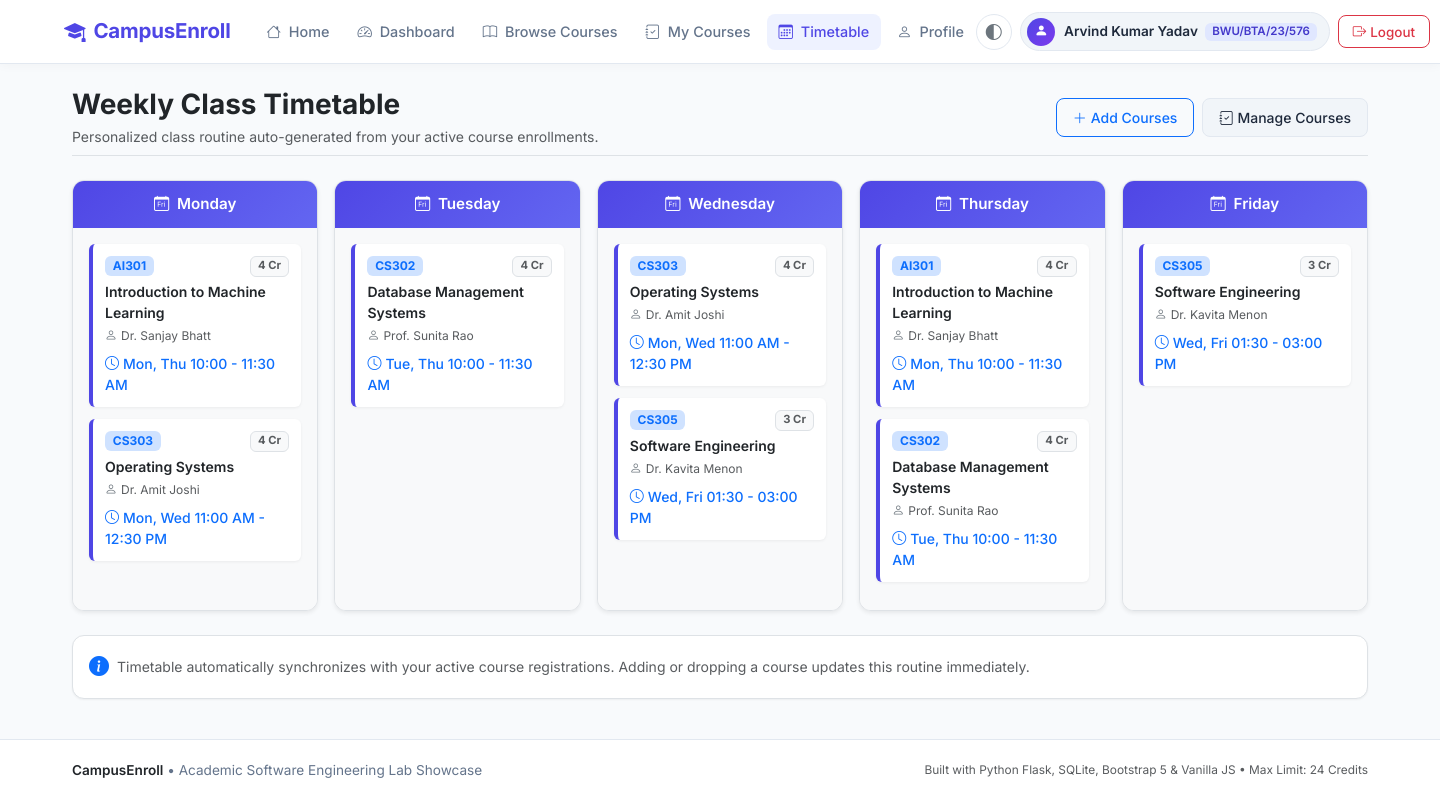
The page /timetable (signed in) on the database its author committed.
### tables this page shows
CREATE TABLE students (
    id INTEGER PRIMARY KEY AUTOINCREMENT,
    student_id TEXT UNIQUE NOT NULL,
    name TEXT NOT NULL,
    email TEXT UNIQUE NOT NULL,
    password TEXT NOT NULL,
    department TEXT NOT NULL,
    semester INTEGER NOT NULL,
    phone TEXT
);

CREATE TABLE courses (
    id INTEGER PRIMARY KEY AUTOINCREMENT,
    course_code TEXT UNIQUE NOT NULL,
    course_name TEXT NOT NULL,
    department TEXT NOT NULL,
    semester INTEGER NOT NULL,
    credits INTEGER NOT NULL CHECK(credits > 0),
    faculty TEXT NOT NULL,
    max_seats INTEGER NOT NULL CHECK(max_seats > 0),
    available_seats INTEGER NOT NULL CHECK(available_seats >= 0),
    schedule TEXT NOT NULL
);

### app.py (the view)
@app.route('/timetable')
@student_required
def timetable():
    student_id = session['user_id']
    conn = get_db()
    courses = conn.execute("""
        SELECT c.*
        FROM courses c
        JOIN registrations r ON c.id = r.course_id
        WHERE r.student_id = ?
        ORDER BY c.schedule
    """, (student_id,)).fetchall()
    conn.close()
    days_map = {
        'Monday': ['Mon', 'Monday'],
        'Tuesday': ['Tue', 'Tuesday'],
        'Wednesday': ['Wed', 'Wednesday'],
        'Thursday': ['Thu', 'Thursday'],
        'Friday': ['Fri', 'Friday']
    }
    weekly_schedule = {day: [] for day in days_map}
    for course in courses:
        schedule_text = course['schedule']
        for day, keywords in days_map.items():
            if any(k in schedule_text for k in keywords):
                time_slot = schedule_text
                weekly_schedule[day].append({
                    'code': course['course_code'],
                    'name': course['course_name'],
                    'faculty': course['faculty'],
                    'credits': course['credits'],
                    'time': time_slot
                })
    return render_template('timetable.html', weekly_schedule=weekly_schedule, courses_count=len(courses))

### app.py (called while the page is built)
@app.after_request
def apply_security_headers(response):
    response.headers['X-Content-Type-Options'] = 'nosniff'
    response.headers['X-Frame-Options'] = 'SAMEORIGIN'
    response.headers['X-XSS-Protection'] = '1; mode=block'
    return response

def get_db():
    conn = sqlite3.connect(DB_PATH)
    conn.row_factory = sqlite3.Row
    conn.execute("PRAGMA foreign_keys = ON")
    return conn

def student_required(f):
    @wraps(f)
    def decorated_function(*args, **kwargs):
        if 'user_id' not in session or session.get('role') != 'student':
            flash('Please log in as a student to access this page.', 'warning')
            return redirect(url_for('login'))
        return f(*args, **kwargs)
    return decorated_function

### templates/timetable.html (shortened to what this page needs)
{% extends 'base.html' %}
{% block content %}
<div class="d-flex flex-column flex-md-row justify-content-between align-items-md-center mb-3 mb-md-4 pb-2 border-bottom">
    <div class="mb-2 mb-md-0">
        <h2 class="fw-bold text-dark mb-1 fs-3 fs-md-2">Weekly Class Timetable</h2>
        <p class="text-muted mb-0 small">Personalized class routine auto-generated from your active course enrollments.</p>
    </div>
    <div class="d-flex flex-column flex-sm-row gap-2">
        <a href="{{ url_for('browse_courses') }}" class="btn btn-outline-primary btn-sm">
            <i class="bi bi-plus-lg me-1"></i> Add Courses
        </a>
        <a href="{{ url_for('my_courses') }}" class="btn btn-secondary btn-sm">
            <i class="bi bi-journal-check me-1"></i> Manage Courses
        </a>
    </div>
</div>
{% if courses_count == 0 %}
    <div class="app-card p-4 p-md-5 text-center shadow-sm">
        <div class="mb-3 text-muted">
            <i class="bi bi-calendar-x display-4 text-warning"></i>
        </div>
        <h4 class="fw-bold text-dark">No Scheduled Classes</h4>
        <p class="text-muted mb-4 small">You have not registered for any courses yet. Once registered, your weekly routine will appear here.</p>
        <a href="{{ url_for('browse_courses') }}" class="btn btn-primary px-4 py-2">
            <i class="bi bi-book me-1"></i> Browse &amp; Register Courses
        </a>
    </div>
{% else %}
    <div class="row g-2 g-md-3" id="timetableGrid">
        {% set days = ['Monday', 'Tuesday', 'Wednesday', 'Thursday', 'Friday'] %}
        {% for day in days %}
            <div class="col-12 col-lg timetable-day-col" data-day="{{ day }}">
                <div class="app-card h-100 shadow-sm border">
                    <div class="timetable-day-header">
                        <i class="bi bi-calendar-day me-1"></i> {{ day }}
                    </div>
                    <div class="p-2 p-md-3 bg-light h-100">
                        {% if weekly_schedule[day] %}
                            {% for item in weekly_schedule[day] %}
                                <div class="timetable-card">
                                    <div class="d-flex justify-content-between align-items-center mb-1">
                                        <span class="badge bg-primary-subtle text-primary fw-bold">{{ item.code }}</span>
                                        <span class="badge bg-light text-muted border" style="font-size: 0.7rem;">{{ item.credits }} Cr</span>
                                    </div>
                                    <div class="fw-semibold text-dark small mb-1">{{ item.name }}</div>
                                    <div class="text-muted" style="font-size: 0.75rem;">
                                        <i class="bi bi-person text-secondary me-1"></i>{{ item.faculty }}
                                    </div>
                                    <div class="text-primary mt-2 small fw-medium">
                                        <i class="bi bi-clock me-1"></i>{{ item.time }}
                                    </div>
                                </div>
                            {% endfor %}
                        {% else %}
                            <div class="text-center py-3 py-md-4 text-muted small">
                                <i class="bi bi-cup-hot display-6 text-secondary opacity-50 d-block mb-1"></i>
                                <span>No classes scheduled</span>
                            </div>
                        {% endif %}
                    </div>
                </div>
            </div>
        {% endfor %}
    </div>
    <div class="app-card p-3 mt-4 bg-white border">
        <div class="d-flex align-items-center gap-2 text-muted small">
            <i class="bi bi-info-circle-fill text-primary fs-5 flex-shrink-0"></i>
            <span>
                Timetable automatically synchronizes with your active course registrations. Adding or dropping a course updates this routine immediately.
            </span>
        </div>
    </div>
{% endif %}
{% endblock %}

### templates/base.html (shortened to what this page needs)
<!DOCTYPE html>
<html lang="en">
<head>
    <link href="https://cdn.jsdelivr.net/npm/bootstrap@5.3.3/dist/css/bootstrap.min.css" rel="stylesheet">
    <link href="https://cdn.jsdelivr.net/npm/bootstrap-icons@1.11.3/font/bootstrap-icons.min.css" rel="stylesheet">
    <link rel="stylesheet" href="{{ url_for('static', filename='css/style.css') }}">
</head>
<body>
    <nav class="navbar navbar-expand-lg navbar-custom sticky-top">
        <div class="container-fluid px-3 px-md-4 px-xl-5">
            <a class="navbar-brand me-3 me-xl-4" href="{{ url_for('index') }}">
                <i class="bi bi-mortarboard-fill"></i>
                <span>CampusEnroll</span>
            </a>
            <div class="collapse navbar-collapse" id="navbarContent">
                <ul class="navbar-nav me-auto mb-2 mb-lg-0 gap-1">
                    <li class="nav-item">
                        <a class="nav-link {% if request.endpoint == 'index' %}active{% endif %}" href="{{ url_for('index') }}">
                            <i class="bi bi-house me-1"></i> Home
                        </a>
                    </li>
                    {% if current_user.is_logged_in and current_user.role == 'student' %}
                        <li class="nav-item">
                            <a class="nav-link {% if request.endpoint == 'dashboard' %}active{% endif %}" href="{{ url_for('dashboard') }}">
                                <i class="bi bi-speedometer2 me-1"></i> Dashboard
                            </a>
                        </li>
                        <li class="nav-item">
                            <a class="nav-link {% if request.endpoint == 'browse_courses' %}active{% endif %}" href="{{ url_for('browse_courses') }}">
                                <i class="bi bi-book me-1"></i> Browse Courses
                            </a>
                        </li>
                        <li class="nav-item">
                            <a class="nav-link {% if request.endpoint == 'my_courses' %}active{% endif %}" href="{{ url_for('my_courses') }}">
                                <i class="bi bi-journal-check me-1"></i> My Courses
                            </a>
                        </li>
                        <li class="nav-item">
                            <a class="nav-link {% if request.endpoint == 'timetable' %}active{% endif %}" href="{{ url_for('timetable') }}">
                                <i class="bi bi-calendar3 me-1"></i> Timetable
                            </a>
                        </li>
                        <li class="nav-item">
                            <a class="nav-link {% if request.endpoint == 'profile' %}active{% endif %}" href="{{ url_for('profile') }}">
                                <i class="bi bi-person me-1"></i> Profile
                            </a>
                        </li>
                    {% endif %}
                </ul>
                <div class="nav-actions d-flex align-items-center gap-2 mt-3 mt-lg-0">
                    <div class="dropdown">
                        <button class="btn btn-theme-toggle"
                                type="button" id="themeDropdown" data-bs-toggle="dropdown" aria-expanded="false" title="Switch Theme Mode">
                            <i class="bi bi-circle-half" id="themeActiveIcon"></i>
                        </button>
                    </div>
                    {% if current_user.is_logged_in %}
                        <div class="user-pill d-none d-lg-flex align-items-center">
                            <div class="user-pill-avatar">
                                <i class="bi bi-person-fill"></i>
                            </div>
                            <div class="user-pill-info">
                                <span class="user-pill-name">{{ current_user.name }}</span>
                                <span class="user-pill-role badge {% if current_user.role == 'student' %}badge-pill-student{% else %}badge-pill-admin{% endif %}">
                                    {{ current_user.student_id if current_user.role == 'student' else 'Admin' }}
                                </span>
                            </div>
                        </div>
                        <a href="{{ url_for('logout') }}" class="btn btn-outline-danger btn-sm nav-btn-logout">
                            <i class="bi bi-box-arrow-right me-1"></i> Logout
                        </a>
                    {% endif %}
                </div>
            </div>
        </div>
    </nav>
    <main class="container my-3 my-md-4 flex-grow-1">
        {% if content_error %}
            <div class="text-center py-5">
                <h1 class="display-4 text-danger fw-bold">{{ content_error }}</h1>
                <p class="lead text-muted">The requested page could not be found or an error occurred.</p>
                <a href="{{ url_for('index') }}" class="btn btn-primary mt-3">Return to Home</a>
            </div>
        {% else %}
            {% block content %}{% endblock %}
        {% endif %}
    </main>
    <footer>
        <div class="container text-center">
            <div class="row align-items-center gy-2">
                <div class="col-md-6 text-md-start">
                    <span class="fw-semibold text-dark">CampusEnroll</span> &bull; Academic Software Engineering Lab Showcase
                </div>
                <div class="col-md-6 text-md-end text-muted small">
                    Built with Python Flask, SQLite, Bootstrap 5 &amp; Vanilla JS &bull; Max Limit: {{ MAX_CREDIT_LIMIT }} Credits
                </div>
            </div>
        </div>
    </footer>
</body>
</html>

### static/css/style.css (style rules this page uses)
:root { --primary: #4f46e5; --primary-hover: #4338ca; --primary-light: #eef2ff; --secondary: #0ea5e9; --accent-purple: #7c3aed; --dark-slate: #0f172a; --text-main: #1e293b; --text-muted: #64748b; --bg-page: #f8fafc; --bg-card: #ffffff; --border-color: #e2e8f0; --success: #10b981; --warning: #f59e0b; --danger: #ef4444; --shadow-sm: 0 1px 2px 0 rgba(0, 0, 0, 0.05); --shadow-md: 0 4px 6px -1px rgba(0, 0, 0, 0.08), 0 2px 4px -2px rgba(0, 0, 0, 0.05); --shadow-lg: 0 10px 15px -3px rgba(0, 0, 0, 0.08), 0 4px 6px -4px rgba(0, 0, 0, 0.04); --radius-md: 12px; --radius-lg: 16px; --radius-pill: 9999px; --font-family: 'Inter', system-ui, -apple-system, BlinkMacSystemFont, "Segoe UI", Roboto, sans-serif; }
* { box-sizing: border-box; }
body { font-family: var(--font-family); background-color: var(--bg-page); color: var(--text-main); min-height: 100vh; display: flex; flex-direction: column; -webkit-font-smoothing: antialiased; }
.navbar-custom { background: #ffffff; border-bottom: 1px solid var(--border-color); box-shadow: 0 2px 10px rgba(0, 0, 0, 0.03); padding: 0.65rem 1rem; }
.navbar-brand { font-weight: 700; font-size: 1.28rem; color: var(--primary) !important; display: flex; align-items: center; gap: 0.5rem; letter-spacing: -0.2px; white-space: nowrap; }
.navbar-brand i { font-size: 1.35rem; color: var(--primary); }
.nav-link { font-weight: 500; color: var(--text-muted) !important; padding: 0.45rem 0.75rem !important; border-radius: 8px; transition: all 0.2s ease; font-size: 0.9rem; white-space: nowrap; }
.nav-link:hover, .nav-link.active { color: var(--primary) !important; background-color: var(--primary-light); }
.user-pill { display: inline-flex; align-items: center; gap: 0.55rem; padding: 0.3rem 0.75rem 0.3rem 0.4rem; background-color: #f1f5f9; border: 1px solid var(--border-color); border-radius: var(--radius-pill); white-space: nowrap; transition: all 0.2s ease; }
.user-pill-avatar { width: 28px; height: 28px; border-radius: 50%; background: linear-gradient(135deg, #4f46e5, #7c3aed); color: #ffffff; display: flex; align-items: center; justify-content: center; font-size: 0.82rem; flex-shrink: 0; }
.user-pill-info { display: flex; align-items: center; gap: 0.45rem; white-space: nowrap; }
.user-pill-name { font-weight: 600; font-size: 0.85rem; color: var(--text-main); white-space: nowrap; line-height: 1; }
.user-pill-role { font-size: 0.72rem; padding: 0.2rem 0.45rem; border-radius: 6px; font-weight: 600; line-height: 1; }
.badge-pill-student { background-color: #e0e7ff; color: #4338ca; }
.btn-theme-toggle { width: 36px; height: 36px; padding: 0; display: inline-flex; align-items: center; justify-content: center; border-radius: 50% !important; border: 1px solid var(--border-color); color: var(--text-muted); background: var(--bg-card); transition: all 0.2s ease; font-size: 1rem; }
.nav-btn-logout { white-space: nowrap; padding: 0.35rem 0.85rem !important; border-radius: var(--radius-pill); font-size: 0.84rem; }
.app-card { background: var(--bg-card); border: 1px solid var(--border-color); border-radius: var(--radius-md); box-shadow: var(--shadow-sm); transition: transform 0.2s ease, box-shadow 0.2s ease; overflow: hidden; }
.btn { font-weight: 500; border-radius: 8px; padding: 0.5rem 1rem; transition: all 0.2s ease; display: inline-flex; align-items: center; justify-content: center; }
.btn-secondary { background-color: #f1f5f9; border-color: var(--border-color); color: var(--text-main); }
.timetable-day-header { background: linear-gradient(135deg, #4f46e5 0%, #6366f1 100%); color: white; padding: 0.75rem 1rem; border-radius: 8px 8px 0 0; font-weight: 600; text-align: center; font-size: 0.95rem; }
.timetable-card { border-left: 4px solid var(--primary); background: #ffffff; padding: 0.75rem; margin-bottom: 0.75rem; border-radius: 6px; box-shadow: 0 1px 3px rgba(0,0,0,0.06); transition: all 0.2s ease; }
footer { margin-top: auto; background: #ffffff; border-top: 1px solid var(--border-color); padding: 1.25rem 0; color: var(--text-muted); font-size: 0.85rem; }

### rows shown on the page
students: name "Arvind Kumar Yadav", student "BWU/BTA/23/576"
courses: code "AI301", credits "4", name "Introduction to Machine Learning", faculty "Dr. Sanjay Bhatt", time "Mon, Thu 10:00 - 11:30 AM"
courses: code "CS303", credits "4", name "Operating Systems", faculty "Dr. Amit Joshi", time "Mon, Wed 11:00 AM - 12:30 PM"
courses: code "CS302", credits "4", name "Database Management Systems", faculty "Prof. Sunita Rao", time "Tue, Thu 10:00 - 11:30 AM"
courses: code "CS305", credits "3", name "Software Engineering", faculty "Dr. Kavita Menon", time "Wed, Fri 01:30 - 03:00 PM"

### other values the page prints
{{ day }} "Monday" "Tuesday" "Wednesday" "Thursday" "Friday"
{{ MAX_CREDIT_LIMIT }} "24"
